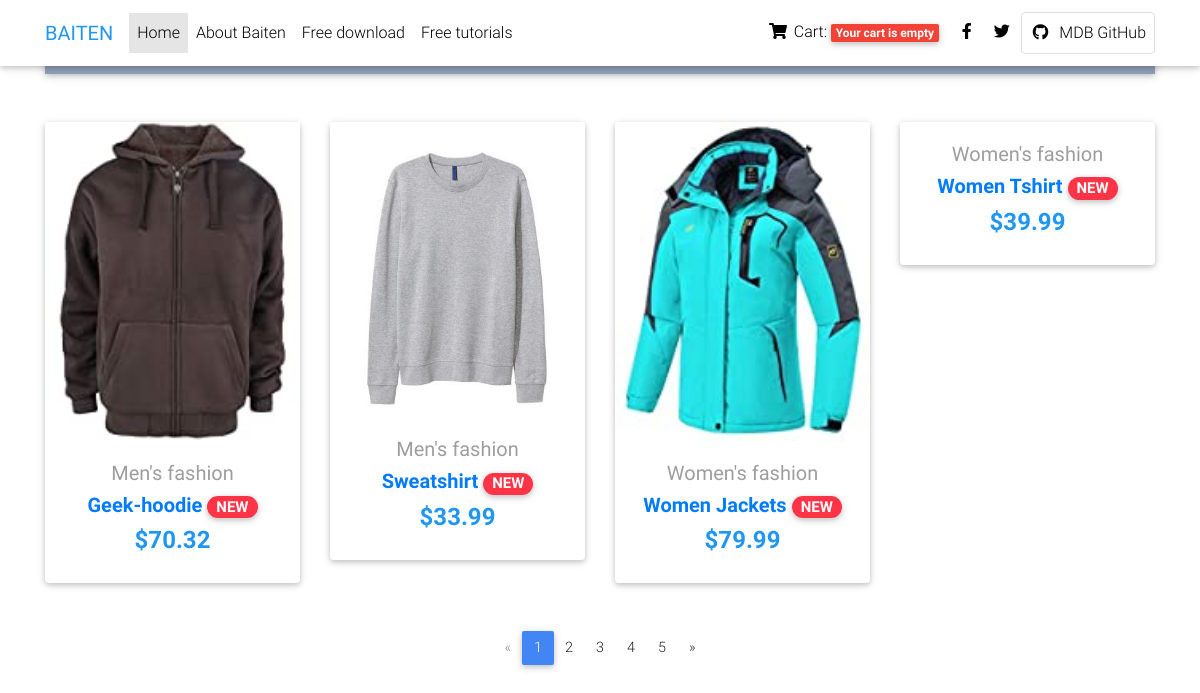
The page / on the database its author committed.
### shop/models.py (models this page shows, shortened)
class Item(models.Model):
    category = models.ForeignKey(Category,
                                 related_name='products',
                                 on_delete=models.CASCADE)
    name = models.CharField(max_length=200, db_index=True)
    slug = models.SlugField(max_length=200, db_index=True)
    image = models.ImageField(upload_to='products/%Y/%m/%d',
                              blank=True)
    description = models.TextField(blank=True)
    price = models.DecimalField(max_digits=10, decimal_places=2)
    available = models.BooleanField(default=True)
    created = models.DateTimeField(auto_now_add=True)
    updated = models.DateTimeField(auto_now=True)
    tags = models.CharField(choices=TAG_CHOICES,
                            max_length=1)
    class Meta:
        ordering = ('name',)
        index_together = (('id', 'slug'),)
    def get_absolute_url(self):
        return reverse('shop:item_detail',
                       args=[self.id, self.slug])

class Category(models.Model):
    name = models.CharField(max_length=200,
                            db_index=True)
    slug = models.SlugField(max_length=200,
                            unique=True)
    class Meta:
        ordering = ('name',)
        verbose_name = 'category'
        verbose_name_plural = 'categories'
    def get_absolute_url(self):
        return reverse('shop:item_list',
                       args=[self.slug])

### shop/views.py (the view)
# urls.py: path('', views.item_list, name='item_list'),
def item_list(request, category_slug=None):
    category = None
    categories = Category.objects.all()
    items = Item.objects.filter(available=True)
    if category_slug:
        category = get_object_or_404(Category, slug=category_slug)
        items = items.filter(category=category)
    return render(request,
                  'item/list.html',
                  {'category': category,
                   'categories': categories,
                   'items': items})

### cart/cart.py (called while the page is built)
    def __len__(self):
        return sum(product['quantity'] for product in self.cart.values())

### cart/context_processors.py (called while the page is built)
def cart(request):
    return {'cart': Cart(request)}

### shop/templates/item/list.html (shortened to what this page needs)
{% extends "base.html" %}
{% load static %}
{% block content %}
  <main>
    <div class="container">
      <nav class="navbar navbar-expand-lg navbar-dark mdb-color lighten-3 mt-3 mb-5">
        <span class="navbar-brand">Categories:</span>
        <div class="collapse navbar-collapse" id="basicExampleNav">
          <ul class="navbar-nav mr-auto">
            <li class="nav-item active">
              <a class="nav-link" href="{% url "shop:item_list" %}">All
              </a>
            </li>
            {% for c in categories %}
                <li {% if category.slug == c.slug %} class="nav-item">{% endif %}
                    <a class="nav-link" href="{{ c.get_absolute_url }}">{{ c.name }}</a>
                </li>
            {% endfor %}
          </ul>
          <form class="form-inline">
            <div class="md-form my-0">
            </div>
          </form>
        </div>
      </nav>
      <section class="text-center mb-4">
        <div class="row wow fadeIn">
            {% for item in items %}
          <div class="col-lg-3 col-md-6 mb-4">
            <div class="card">
              <div class="view overlay">
                <img src="{% if item.image %}{{ item.image.url }}{% else %}
                https://mdbootstrap.com/img/Photos/Horizontal/E-commerce/Vertical/12.jpg {% endif %}" class="card-img-top"
                  alt="">
              </div>
              <div class="card-body text-center">
                <a href="" class="grey-text">
                  <h5>{{ item.category.name|truncatechars:20 }}</h5>
                </a>
                <h5>
                  <strong>
                    <a href="{{ item.get_absolute_url }}">{{ item.name }}
                      <span class="badge badge-pill danger-color">NEW</span>
                    </a>
                  </strong>
                </h5>
                <h4 class="font-weight-bold blue-text">
                  <strong>${{ item.price }}</strong>
                </h4>
              </div>
            </div>
          </div>
          {% endfor %}
        </div>
      </section>
      <nav class="d-flex justify-content-center wow fadeIn">
        <ul class="pagination pg-blue">
          <li class="page-item disabled">
            <a class="page-link" href="#" aria-label="Previous">
              <span aria-hidden="true">&laquo;</span>
            </a>
          </li>
          <li class="page-item active">
            <a class="page-link" href="#">1
            </a>
          </li>
          <li class="page-item">
            <a class="page-link" href="#">2</a>
          </li>
          <li class="page-item">
            <a class="page-link" href="#">3</a>
          </li>
          <li class="page-item">
            <a class="page-link" href="#">4</a>
          </li>
          <li class="page-item">
            <a class="page-link" href="#">5</a>
          </li>
          <li class="page-item">
            <a class="page-link" href="#" aria-label="Next">
              <span aria-hidden="true">&raquo;</span>
            </a>
          </li>
        </ul>
      </nav>
    </div>
  </main>
{% endblock %}

### shop/templates/base.html (shortened to what this page needs)
{% load static %}
<!DOCTYPE html>
<html>
   <head>
  <link rel="stylesheet" href="https://use.fontawesome.com/releases/v5.11.2/css/all.css">
  <link href="{% static "css/bootstrap.min.css" %}" rel="stylesheet">
  <link href="{% static "css/mdb.min.css" %}" rel="stylesheet">
  <link href="{% static "css/style.min.css" %}" rel="stylesheet">
</head>
  <nav class="navbar fixed-top navbar-expand-lg navbar-light white scrolling-navbar">
    <div class="container">
      <a class="navbar-brand waves-effect" href="#" target="_blank">
        <strong class="blue-text">BAITEN</strong>
      </a>
      <div class="collapse navbar-collapse" id="navbarSupportedContent">
        <ul class="navbar-nav mr-auto">
          <li class="nav-item active">
            <a class="nav-link waves-effect" href="{% url "shop:item_list" %}">Home
            </a>
          </li>
          <li class="nav-item">
            <a class="nav-link waves-effect" href="https://mdbootstrap.com/docs/jquery/" target="_blank">About Baiten</a>
          </li>
          <li class="nav-item">
            <a class="nav-link waves-effect" href="https://mdbootstrap.com/docs/jquery/getting-started/download/"
              target="_blank">Free download</a>
          </li>
          <li class="nav-item">
            <a class="nav-link waves-effect" href="https://mdbootstrap.com/education/bootstrap/" target="_blank">Free
              tutorials</a>
          </li>
        </ul>
        <ul class="navbar-nav nav-flex-icons">
          <li class="nav-item">
              {% with total_items=cart|length %}
            <a class="nav-link waves-effect" href="{% url "cart:cart_detail" %}">
              <i class="fas fa-shopping-cart"></i>
                <span class="clearfix d-none d-sm-inline-block"> Cart:  </span>
              <span class="badge red z-depth-1 mr-1">
                  {% if total_items > 0 %}
                  {{ total_items}} item{{ total_items|pluralize }}, ${{ cart.get_total_price }}
                  {% else%}
              Your cart is empty
              {% endif %}
              {% endwith %}
              </span>
            </a>
          </li>
          <li class="nav-item">
            <a href="https://www.facebook.com/Baiten" class="nav-link waves-effect" target="_blank">
              <i class="fab fa-facebook-f"></i>
            </a>
          </li>
          <li class="nav-item">
            <a href="https://twitter.com/Baiten" class="nav-link waves-effect" target="_blank">
              <i class="fab fa-twitter"></i>
            </a>
          </li>
          <li class="nav-item">
            <a href="https://github.com/mdbootstrap/bootstrap-material-design" class="nav-link border border-light rounded waves-effect"
              target="_blank">
              <i class="fab fa-github mr-2"></i>MDB GitHub
            </a>
          </li>
        </ul>
      </div>
    </div>
  </nav>
   <body>
        <div id="content">
            {% block content %}
            {% endblock %}
        </div>
   </body>
</html>

### shop/templates/base.html (style rules this page uses)
html, body, header, .carousel { height: 60vh; }

### rows shown on the page
Item: image (picture), category.name "Men's fashion", name "Geek-hoodie", price "70.32"
Item: image (picture), category.name "Men's fashion", name "Sweatshirt", price "33.99"
Item: image (picture), category.name "Women's fashion", name "Women Jackets", price "79.99"
Item: category.name "Women's fashion", name "Women Tshirt", price "39.99"
